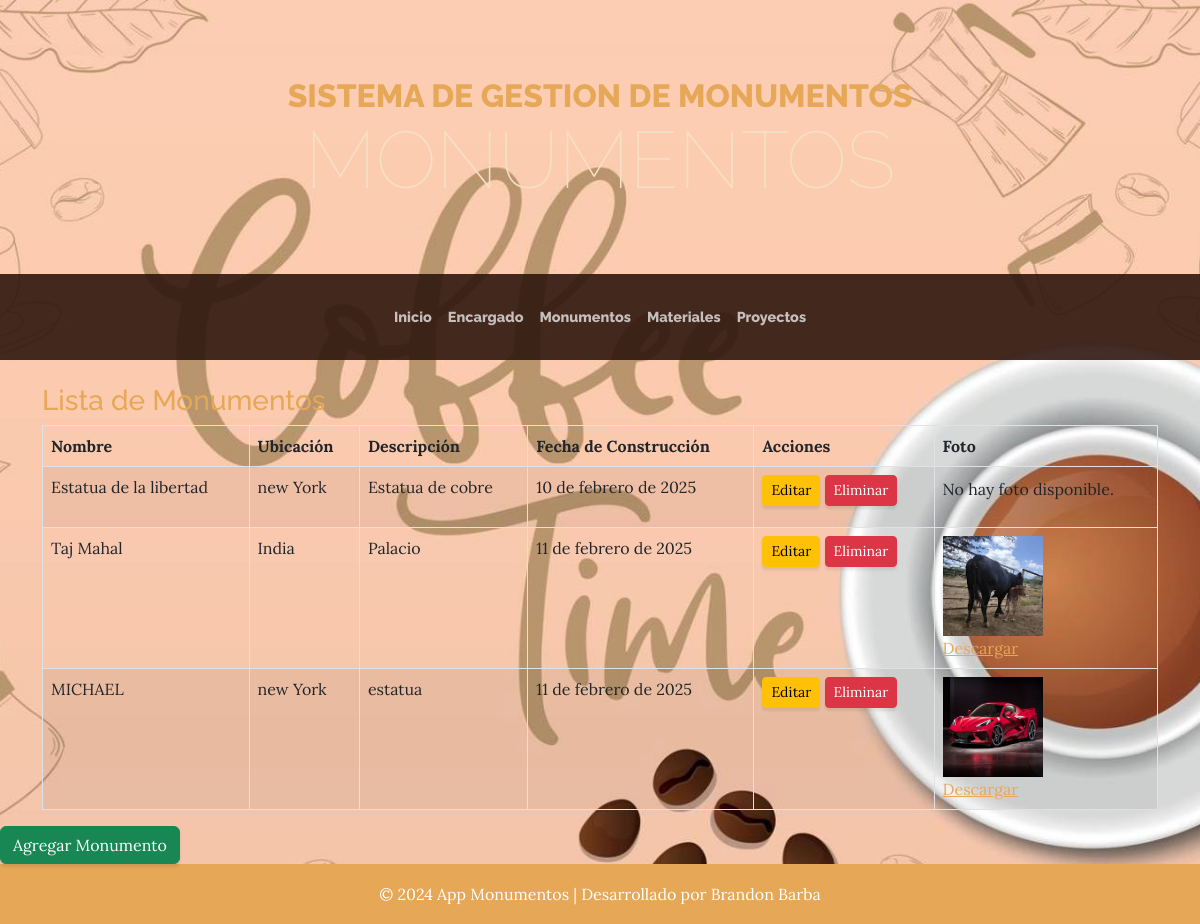
The app's page /listado_monumentos with its own data.
### aplicaciones/monumentos/models.py (models this page shows, shortened)
class Monumento(models.Model):
    nombre = models.CharField(max_length=150)
    ubicacion = models.CharField(max_length=255)
    descripcion = models.TextField()
    fecha_construccion = models.DateField()
    foto=models.FileField(upload_to='monumento', null=True, blank=True)

### aplicaciones/monumentos/views.py (the view)
# urls.py: path('listado_monumentos', views.listado_monumentos, name='listado_monumentos'),
def listado_monumentos(request):
    monumentos = Monumento.objects.all()
    return render(request, 'listado_monumentos.html', {'monumentos': monumentos})

### aplicaciones/monumentos/templates/listado_monumentos.html (shortened to what this page needs)
{% extends 'plantilla.html' %}
{% block contenido %}
<div class="container mt-4">
    <h3 class="text-primary">Lista de Monumentos</h3>
    <table class="table table-bordered table-striped table-hover" id="tbl_monumentos">
        <thead>
            <tr>
                <th>Nombre</th>
                <th>Ubicación</th>
                <th>Descripción</th>
                <th>Fecha de Construcción</th>
                <th>Acciones</th>
                <th>Foto</th>
            </tr>
        </thead>
        <tbody>
            {% for monumentos in monumentos %}
            <tr>
                <td>{{ monumentos.nombre }}</td>
                <td>{{ monumentos.ubicacion }}</td>
                <td>{{ monumentos.descripcion|default:"Sin descripción" }}</td>
                <td>{{ monumentos.fecha_construccion }}</td>
                <td>
                    <a href="{% url 'editar_monumentos' monumentos.id %}" class="btn btn-warning btn-sm">Editar</a>
                    <a href="{% url 'eliminar_monumentos' monumentos.id %}"
                       class="btn btn-danger btn-sm"
                       onclick="return confirm('¿Está seguro de eliminar este monumento?');">Eliminar</a>
                </td>
                <td>
                    {% if monumentos.foto and monumentos.foto.url %}
                    <a href="{{ monumentos.foto.url }}" target="_blank">
                        <img src="{{ monumentos.foto.url }}" alt="Foto" height="100" width="100">
                    </a><br>
                    <a download href="{{ monumentos.foto.url }}">Descargar</a>
                    {% else %}
                    <p>No hay foto disponible.</p>
                    {% endif %}
                </td>
            </tr>
            {% empty %}
            <tr>
                <td colspan="5" class="text-center">No hay monumentos registrados.</td>
            </tr>
            {% endfor %}
        </tbody>
    </table>
</div>
<a href="{% url 'agregar_monumentos' %}" class="btn btn-success">Agregar Monumento</a>
{% endblock %}

### aplicaciones/monumentos/templates/plantilla.html (shortened to what this page needs)
{% load static %}
<!DOCTYPE html>
<html lang="en">
    <head>
        <link href="{% static 'css/styles.css' %}" rel="stylesheet" />
        <link href="https://cdn.jsdelivr.net/npm/bootstrap-fileinput/css/fileinput.min.css" rel="stylesheet" />
        <link href="https://cdnjs.cloudflare.com/ajax/libs/toastr.js/latest/css/toastr.min.css" rel="stylesheet" />
    </head>
    <body>
        <header>
            <h1 class="site-heading text-center text-faded d-none d-lg-block">
                <span class="site-heading-upper text-primary mb-3">Sistema de gestion de monumentos</span>
                <span class="site-heading-lower">Monumentos</span>
            </h1>
        </header>
        <nav class="navbar navbar-expand-lg navbar-dark py-lg-4" id="mainNav">
            <div class="container">
                <div class="collapse navbar-collapse" id="navbarSupportedContent">
                    <ul class="navbar-nav mx-auto">
                        <li class="nav-item"><a href="/" class="nav-link active">Inicio</a></li>
                        <li class="nav-item"><a class="nav-link" href="{% url 'listado_encargado' %}">Encargado</a></li>
                        <li class="nav-item"><a class="nav-link" href="{% url 'listado_monumentos' %}">Monumentos</a></li>
                        <li class="nav-item"><a class="nav-link" href="{% url 'listado_materiales' %}">Materiales</a></li>
                        <li class="nav-item"><a class="nav-link" href="{% url 'listado_proyectos' %}">Proyectos</a></li>
                    </ul>
                </div>
            </div>
        </nav>
        {% block contenido %}
        {% endblock %}
        <footer class="bg-primary text-white text-center py-3">
            <p class="mb-0">&copy; 2024 App Monumentos | Desarrollado por Brandon Barba</p>
        </footer>
    </body>
</html>

### records on screen
Monumento: nombre "Estatua de la libertad", ubicacion "new York", descripcion "Estatua de cobre", fecha_construccion "10 de febrero de 2025", shows "No hay foto disponible."
Monumento: nombre "Taj Mahal", ubicacion "India", descripcion "Palacio", fecha_construccion "11 de febrero de 2025", foto (picture)
Monumento: nombre "MICHAEL", ubicacion "new York", descripcion "estatua", fecha_construccion "11 de febrero de 2025", foto (picture)
